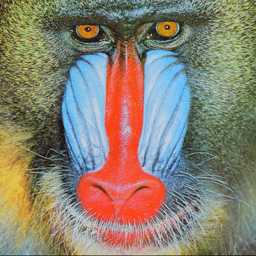
#> input picture data/Image01.png, 256 x 256 px
$ python ex0.py
#> lines starting #> are read from the running program, lines starting #| are printed output that depends on the picture
import cv2
import os
import numpy as np
import matplotlib.pyplot as plt

# Do not alter this path!
IMAGE_PATH: str = "data/Image01.png"


class ImageProcessor:

    def __init__(self, image_path: str, colour_type: str = "BGR"):
        """
        Load and save the provided image, the image colour type and the image directory.
        Use CV2 to load the image.

        Args:
            image_path (str): Path to the input image.
            colour_type (str): Colour type of the image (BGR, RGB, Gray).
        """
#> called with image_path = 'data/Image01.png', colour_type = 'RGB'
        # Extract the parent directory of the image.
        self._image_directory: str = os.path.dirname(image_path)
        if colour_type not in ["BGR", "RGB", "Gray"]:
            raise ValueError("The given colour is not supported!")

        # ToDo: Save the colour type and load the image using CV2.
        # ToDo: Hint: Using CV2, you cannot directly load RGB images. So load it in BGR and convert it using CV2.
        # ToDo: The loaded image should be saved in self._image.
        self._colour_type: str = colour_type
        self._image: np.ndarray = cv2.imread(image_path, cv2.IMREAD_COLOR)
#> self._image is the input picture: shape (256, 256, 3); mean B, G, R 113.3, 128.9, 137.4
        self._image = cv2.cvtColor(self._image, cv2.COLOR_BGR2RGB)
        cv2.imwrite('new_image.png', self._image)

    # [8 lines left out: function get_image_data, not called in this run]

    def show_image(self):
        """
        Show the loaded image using either matplotlib or CV2.
        """

        # ToDo: Test the CV2 and the plt options. Can you find a difference in their functionality?
        # Show the image depending on the colour type.

        """
        if self._colour_type in ["RGB", "BGR"]:
            plt.imshow(self._image)
        else:
            plt.imshow(self._image, cmap="gray")

        plt.axis("off")
        plt.show()

        """
        cv2.imshow('Image', self._image)

        cv2.waitKey(0)
        cv2.destroyAllWindows()

    # [15 lines left out: function save_image, not called in this run]

    def convert_colour(self):
        """
        Convert a colour image from BGR to RGB or vice versa.
        Do not use functions from external libraries.
        Solve this task by using indexing.
        """
        if self._colour_type not in ["RGB", "BGR"]:
            raise ValueError("The function only works for colour images!")

        # ToDo: Perform the colour conversion from RGB to BGR or vice versa.
        # ToDo: Also update the current colour scheme.
        # ToDo: Do not use any external libraries or loops.
        # Perform the colour conversion.

        if self._colour_type == "RGB":
            self._image = self._image[:, :, ::-1]
            #inverting blue to red and red to blue
            self._colour_type = "BGR"
        else:
            self._image = self._image[:, :, ::-1]
            #inverting red to blue and blue to red
            self._colour_type = "RGB"


    def clip_image(self, clip_min: int, clip_max: int):
        """
        Clip all colour values in the image to a given min and max value.
        Do not use functions from external libraries.
        Solve this task by using indexing.

        Args:
            clip_min (int): Minimum image colour intensity.
            clip_max (int): Maximum image colour intensity.
        """
#> called with clip_min = 10, clip_max = 100
        # ToDo: Clip the pixel/colour intensities of the image to predefined values.
        # ToDo: Do not use any external libraries or loops.
        self._image[self._image < clip_min] = clip_min

        self._image[self._image > clip_max] = clip_max
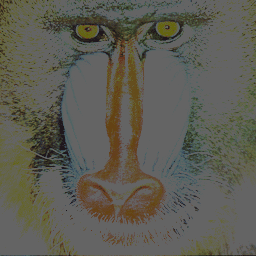
#> self._image: shape (256, 256, 3); mean B, G, R 83.2, 92.9, 93.7


    # [19 lines left out: function flip_image, not called in this run]
            #replacing x and y coordinates w/ their negatives - fliping vertically and horizontally
        # ToDo: Flip the image using indexing.
        # ToDo: Do not use any external libraries or loops.


if __name__ == '__main__':
    processor = ImageProcessor(image_path=IMAGE_PATH, colour_type="RGB")
processor.convert_colour()
processor.clip_image(10, 100)

processor.show_image()
# cv2: it changes the color scheme because the original bgr scheme kept the color of the original picture whereas rgb has replaced the colors
# matplotlib: doesn't change the colors - it requires the rgb scheme to even run a picture plot -> rgb conversion keeps original colors

$ run again, with data/test.png copied over data/Image01.png
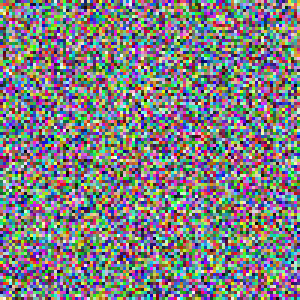
#> input picture data/test.png, 100 x 100 px (shown 3 times larger)
#> in __init__, self._image is the input picture: shape (100, 100, 3); mean B, G, R 128.3, 126.2, 126.5
#> in clip_image, `self._image[self._image > clip_max] = clip_max`:
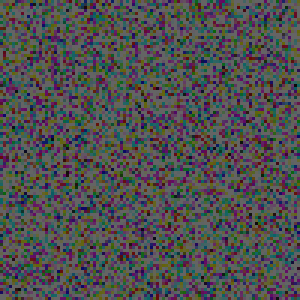
#> self._image: shape (100, 100, 3) (shown 3 times larger); mean B, G, R 80.5, 79.8, 80.1
